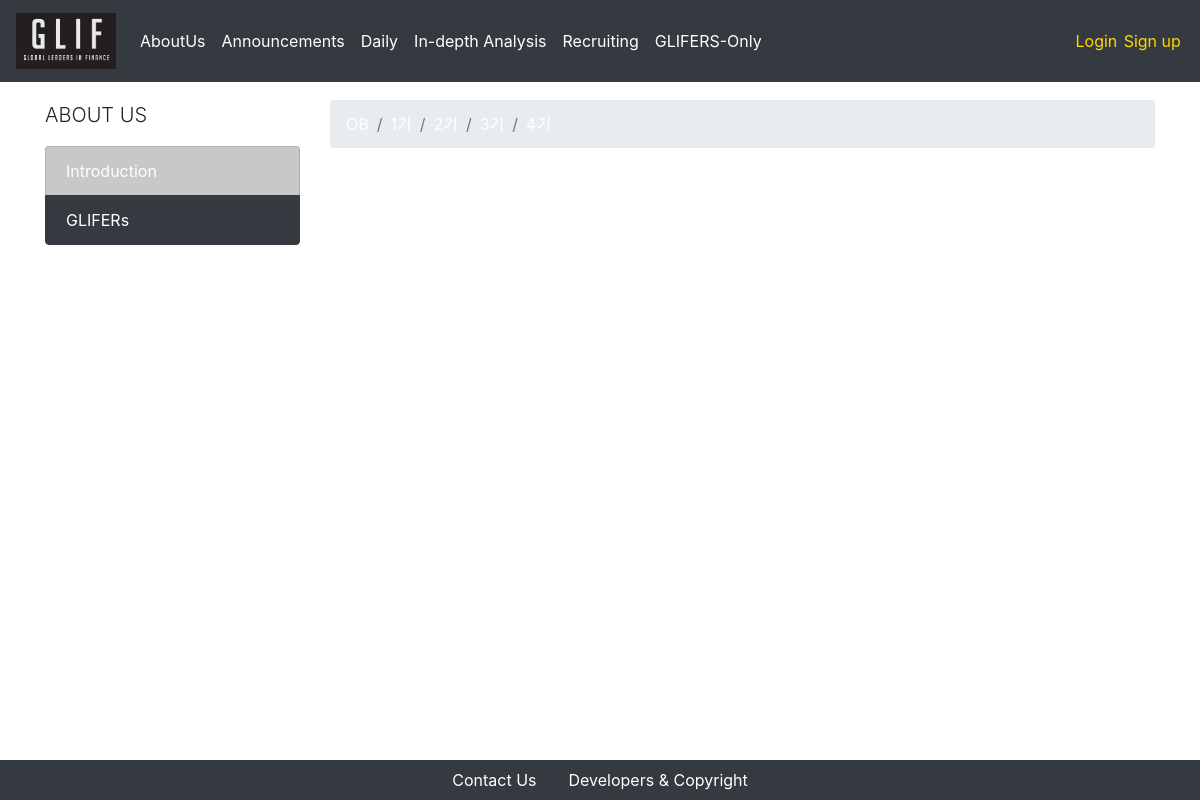
Page /aboutus/glifers/OB on the earlier database version.
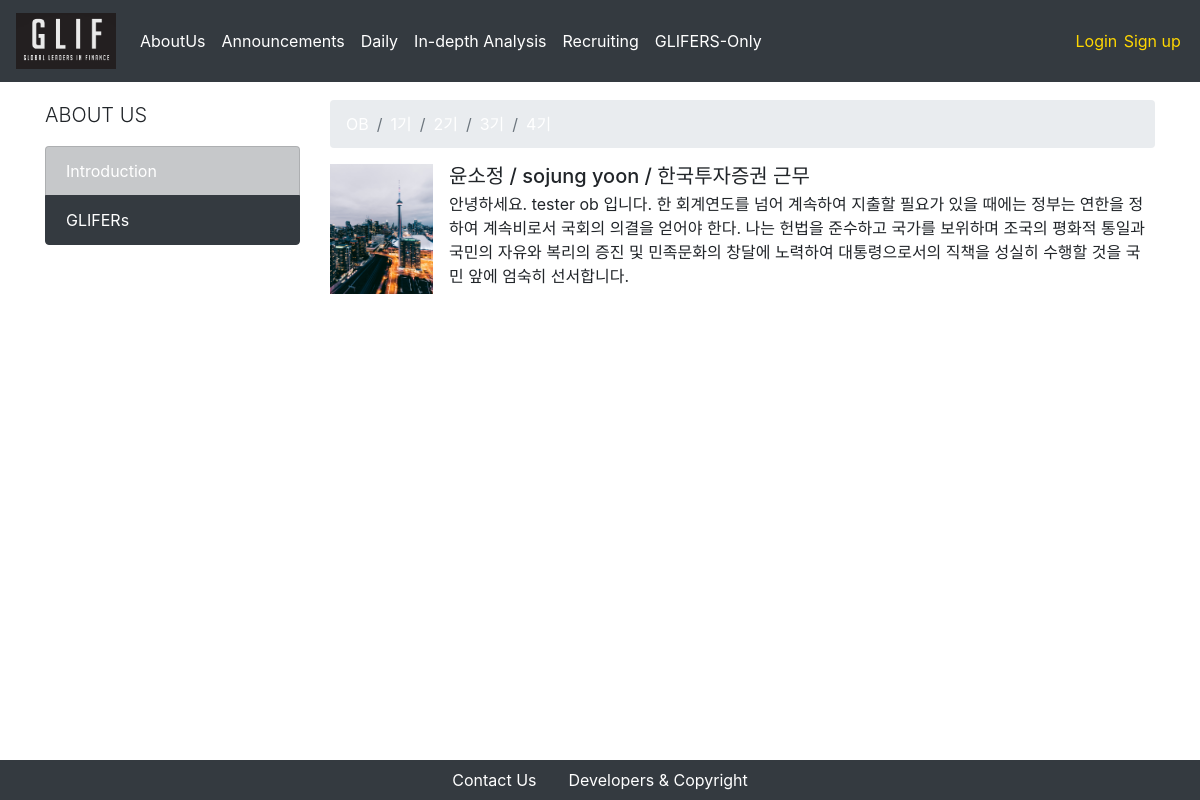
Same page on the later database version.
### users/models.py (models this page shows, shortened)
class CustomUser(AbstractUser):
    name_en = models.CharField(max_length = 250)
    name_kr = models.CharField(max_length = 250)
    birthdate = models.DateField(default = "2000-01-01")
    phonenumber = models.CharField(max_length = 250)
    self_intro = models.TextField(max_length = 1000)
    workplace = models.CharField(max_length = 250, default = '')
    profile_img = models.FileField(upload_to = 'profiles/%Y/%m/%d/')
    glif_OB = 'OB'
    glif_1st = '1기'
    glif_2nd = '2기'
    glif_3rd = '3기'
    glif_4th = '4기'
    nth_CHOICES = (
        (glif_OB, 'OB'),
        (glif_1st, '1기'),
        (glif_2nd, '2기'),
        (glif_3rd, '3기'),
        (glif_4th, '4기'),
    )
    year_in_school = models.CharField(
        max_length=2,
        choices=nth_CHOICES,
        default=glif_4th,
    )

### aboutus_glifers/views.py (the view)
# urls.py: path('<nth>', GliferList.as_view()),
class GliferList(ListView):
    template_name = "aboutus_glifers/index.html"
    context_object_name = "glifers"
    model = CustomUser
    def get_queryset(self):
        qs = super(GliferList, self).get_queryset()
        return qs.filter(year_in_school__exact=self.kwargs['nth'])

### aboutus_glifers/templates/aboutus_glifers/index.html (shortened to what this page needs)
{% extends 'setups/base.html' %}
{% block body %}
<div class = "container">
    <div class = "row">
        <div class = "col-md-3 .hidden-phone">
            <p class = "lead">ABOUT US</p>
            <div class = "list-group">
                <li class = "list-group-item list-group-item-dark"> <a href="/aboutus/introduction">Introduction</a> </li>
                <li class = "list-group-item list-group-item-dark active"> <a href="/aboutus/glifers/OB">GLIFERs</a></li>
            </div>
        </div>
        <div class = "col-md-9">
            <nav aria-label="breadcrumb">
                <ol class="breadcrumb">
                    <li class="breadcrumb-item"><a href="/aboutus/glifers/OB">OB</a></li>
                    <li class="breadcrumb-item"><a href="/aboutus/glifers/1기">1기</a></li>
                    <li class="breadcrumb-item"><a href="/aboutus/glifers/2기">2기</a></li>
                    <li class="breadcrumb-item"><a href="/aboutus/glifers/3기">3기</a></li>
                    <li class="breadcrumb-item"><a href="/aboutus/glifers/4기">4기</a></li>
                </ol>
            </nav>
            <ul class="list-unstyled">
                {% for glifer in glifers %}
                    <li class="media">
                        <img src="{{ glifer.profile_img.url }}" class="align-self-start mr-3 profile-img" alt="...">
                        <div class="media-body">
                        <h5 class="mt-0 mb-1">{{ glifer.name_kr }} / {{ glifer.name_en }} / {{ glifer.workplace }}</h5>
                        {{ glifer.self_intro }}
                        </div>
                    </li>
                {% endfor %}
            </ul>
        </div>
    </div>
</div>
    {% block js %}
    {% load staticfiles %}
    {% endblock %}
{% endblock %}

Differences in the rows shown:
added CustomUser: profile_img (picture), name_kr "윤소정", name_en "sojung yoon", workplace "한국투자증권 근무", self_intro "안녕하세요. tester ob 입니다. 한 회계연도를 넘어 계속하여 지출할 필요가 있을 때에는 정부는 연한을 정하여 계속비로서 국회의 의결을 얻어야 한다. 나는 헌법을 준수하고 국가를 보위하며 조국의 평화적 통일과 국민의 자유와 복리의 증진 및 민족문화의 창달에 노력하여 대통령으로서의 직책을 성실히 수행할 것을 국민 앞에 엄숙히 선서합니다."
